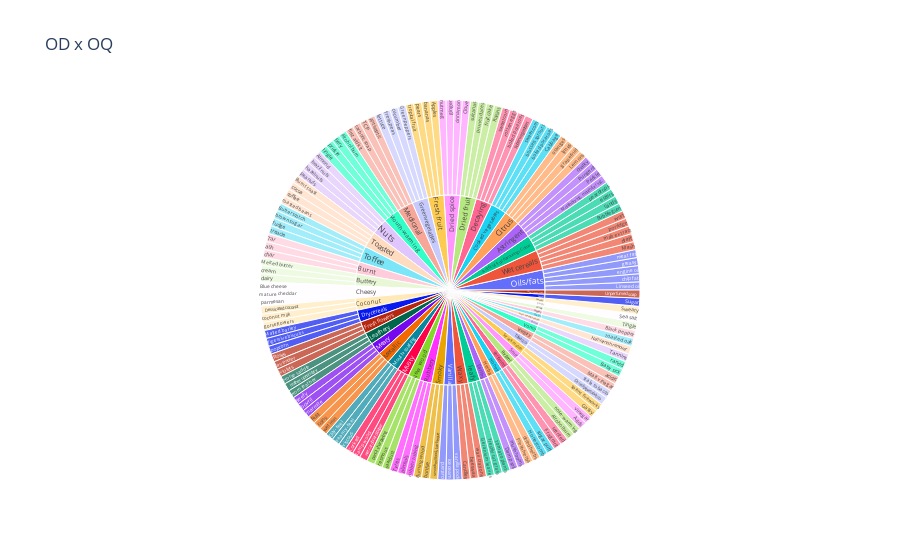
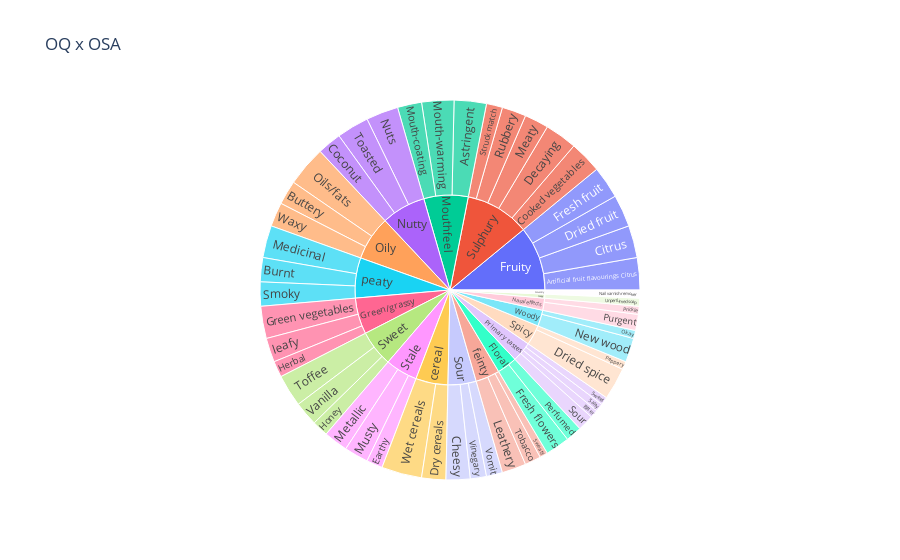
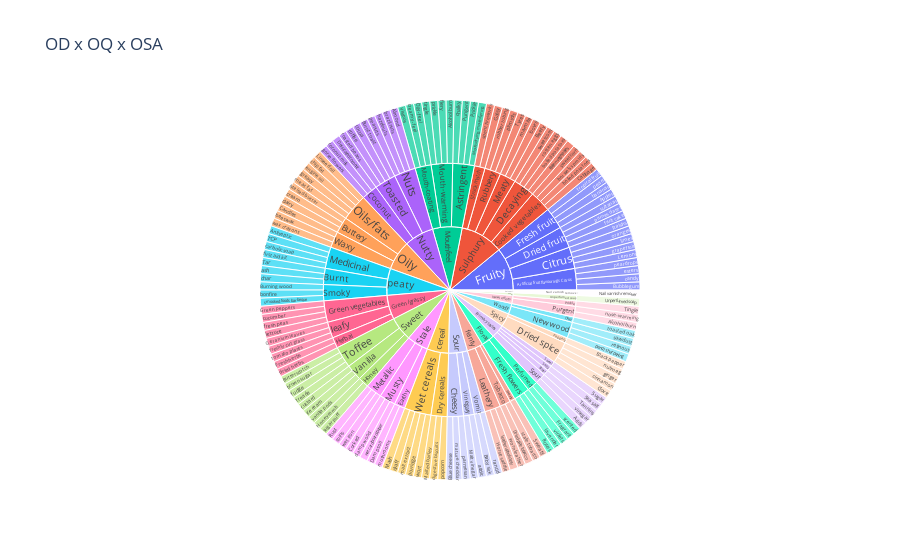

Notebook source saved alongside these figures, in order:
### Code cell
import plotly.express as px
fig = px.sunburst(Research_data, path=['OQ', 'OD'], values='match', title="OD x OQ")
fig.show()
fig = px.sunburst(Research_data, path=['OSA', 'OQ'], values='match', title="OQ x OSA")
fig.show()
fig = px.sunburst(Research_data, path=['OSA', 'OQ', 'OD'], values='match', title="OD x OQ x OSA")
fig.show()

### Figure 1 — Plotly figure (JSON) as saved in the notebook; plotly's stock layout.template omitted (floating-point values rounded to 4 significant figures; data arrays with more than 128 entries replaced by an {"elided": "..."} marker saying what was removed)
{"data": [{"branchvalues": "total", "domain": {"x": [0, 1], "y": [0, 1]}, "hovertemplate": "labels=%{label}<br>match=%{value}<br>parent=%{parent}<br>id=%{id}<extra></extra>", "ids": {"elided": "198 str values"}, "labels": {"elided": "198 str values"}, "name": "", "parents": {"elided": "198 str values"}, "type": "sunburst", "values": {"elided": "198 int values"}}], "layout": {"legend": {"tracegroupgap": 0}, "title": {"text": "OD x OQ"}}}

### Figure 2 — Plotly figure (JSON) as saved in the notebook; plotly's stock layout.template omitted (floating-point values rounded to 4 significant figures)
{"data": [{"branchvalues": "total", "domain": {"x": [0, 1], "y": [0, 1]}, "hovertemplate": "labels=%{label}<br>match=%{value}<br>parent=%{parent}<br>id=%{id}<extra></extra>", "ids": ["Fruity /Artificial fruit flavourings Citrus", "Mouthfeel/Astringent", "Primary tastes/Bitter", "peaty/Burnt", "Oily/Buttery ", "Sour/Cheesy", "Fruity /Citrus", "Nutty/Coconut", "Sulphury/Cooked vegetables ", "Sulphury/Decaying", "Fruity /Dried fruit", "Spicy/Dried spice", "cereal/Dry cereals", "Stale/Earthy", "Floral/Fresh flowers", "Fruity /Fresh fruit", "Green/grassy/Green vegetables", "Green/grassy/Herbal", "Sweet/Honey", "feinty/Leathery", "Sulphury/Meaty ", "peaty/Medicinal", "Stale/Metallic", "Mouthfeel/Mouth-coating", "Mouthfeel/Mouth-warming ", "Stale/Musty", "Solvently/Nail varnish remover", "Woody/New wood", "Nutty/Nuts", "Oily/Oils/fats", "Woody/Okay", "Spicy/Peppery", "Floral/Perfumed", "Nasal effects/Prickle", "Nasal effects/Purgent", "Sulphury/Rubbery", "Primary tastes/Salty", "peaty/Smoky", "Primary tastes/Sour", "Sulphury/Struck match ", "feinty/Sweaty", "Primary tastes/Sweet", "Nutty/Toasted", "feinty/Tobacco", "Sweet/Toffee", "Soapy/Unperfumed soap", "Sweet/Vanilla", "Sour/Vinegary", "Sour/Vomit", "Oily/Waxy", "cereal/Wet cereals", "Green/grassy/leafy", "Floral", "Fruity ", "Green/grassy", "Mouthfeel", "Nasal effects", "Nutty", "Oily", "Primary tastes", "Soapy", "Solvently", "Sour", "Spicy", "Stale", "Sulphury", "Sweet", "Woody", "cereal", "feinty", "peaty"], "labels": ["Artificial fruit flavourings Citrus", "Astringent", "Bitter", "Burnt", "Buttery ", "Cheesy", "Citrus", "Coconut", "Cooked vegetables ", "Decaying", "Dried fruit", "Dried spice", "Dry cereals", "Earthy", "Fresh flowers", "Fresh fruit", "Green vegetables", "Herbal", "Honey", "Leathery", "Meaty ", "Medicinal", "Metallic", "Mouth-coating", "Mouth-warming ", "Musty", "Nail varnish remover", "New wood", "Nuts", "Oils/fats", "Okay", "Peppery", "Perfumed", "Prickle", "Purgent", "Rubbery", "Salty", "Smoky", "Sour", "Struck match ", "Sweaty", "Sweet", "Toasted", "Tobacco", "Toffee", "Unperfumed soap", "Vanilla", "Vinegary", "Vomit", "Waxy", "Wet cereals", "leafy", "Floral", "Fruity ", "Green/grassy", "Mouthfeel", "Nasal effects", "Nutty", "Oily", "Primary tastes", "Soapy", "Solvently", "Sour", "Spicy", "Stale", "Sulphury", "Sweet", "Woody", "cereal", "feinty", "peaty"], "name": "", "parents": ["Fruity ", "Mouthfeel", "Primary tastes", "peaty", "Oily", "Sour", "Fruity ", "Nutty", "Sulphury", "Sulphury", "Fruity ", "Spicy", "cereal", "Stale", "Floral", "Fruity ", "Green/grassy", "Green/grassy", "Sweet", "feinty", "Sulphury", "peaty", "Stale", "Mouthfeel", "Mouthfeel", "Stale", "Solvently", "Woody", "Nutty", "Oily", "Woody", "Spicy", "Floral", "Nasal effects", "Nasal effects", "Sulphury", "Primary tastes", "peaty", "Primary tastes", "Sulphury", "feinty", "Primary tastes", "Nutty", "feinty", "Sweet", "Soapy", "Sweet", "Sour", "Sour", "Oily", "cereal", "Green/grassy", "", "", "", "", "", "", "", "", "", "", "", "", "", "", "", "", "", "", ""], "type": "sunburst", "values": [4, 4, 1, 3, 3, 3, 4, 3, 4, 4, 4, 4, 3, 2, 3, 4, 4, 2, 2, 3, 3, 4, 3, 3, 4, 3, 1, 3, 4, 5, 1, 1, 2, 1, 2, 3, 1, 3, 2, 2, 1, 1, 4, 2, 4, 1, 3, 2, 2, 3, 5, 3, 5, 16, 9, 11, 3, 11, 11, 5, 1, 1, 7, 5, 8, 16, 9, 4, 8, 6, 10]}], "layout": {"legend": {"tracegroupgap": 0}, "title": {"text": "OQ x OSA"}}}

### Figure 3 — Plotly figure (JSON) as saved in the notebook; plotly's stock layout.template omitted (floating-point values rounded to 4 significant figures; data arrays with more than 128 entries replaced by an {"elided": "..."} marker saying what was removed)
{"data": [{"branchvalues": "total", "domain": {"x": [0, 1], "y": [0, 1]}, "hovertemplate": "labels=%{label}<br>match=%{value}<br>parent=%{parent}<br>id=%{id}<extra></extra>", "ids": {"elided": "217 str values"}, "labels": {"elided": "217 str values"}, "name": "", "parents": {"elided": "217 str values"}, "type": "sunburst", "values": {"elided": "217 int values"}}], "layout": {"legend": {"tracegroupgap": 0}, "title": {"text": "OD x OQ x OSA"}}}
